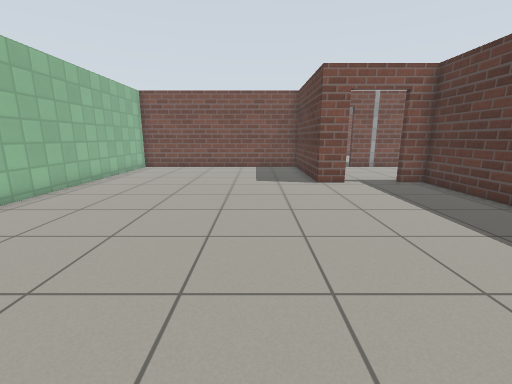
View 1 (above)

24 first-person views from a walk through a Gazebo world. The camera is 1 m above the floor, tilts 12° down and sees 90° across. The lines on the ground mark 1 m squares. The floor is counted in squares, 0.5 m on a side. Each view is taken from the middle of a square. On the plan, view 1 faces up. The plan holds only what a view shows up to about 16 squares ahead; the rest is blank. The place goes on beyond the plan. Simple patterns stand in for the simulator's built-in surfaces. Simple shapes stand in for some stock models. Surface patterns are stand-ins for the level's own textures.

View 2
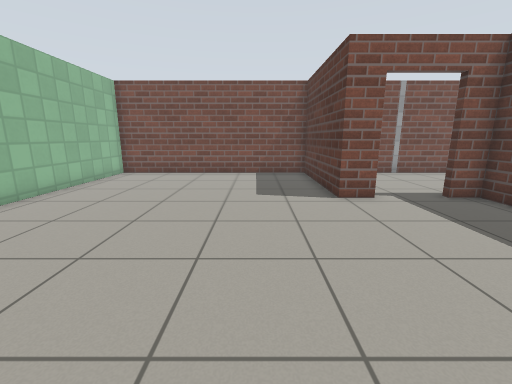

View 3
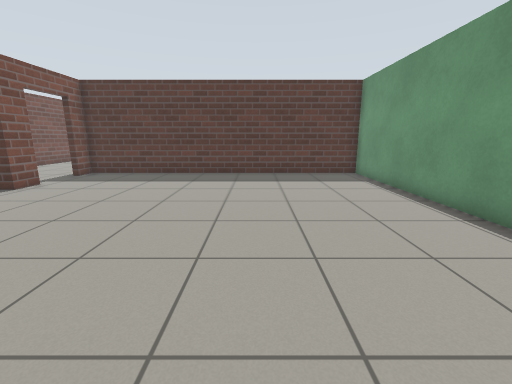

View 4
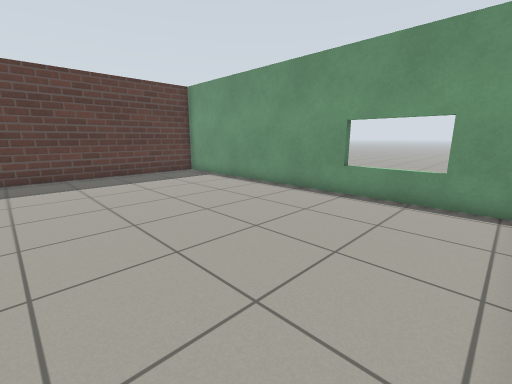

View 5
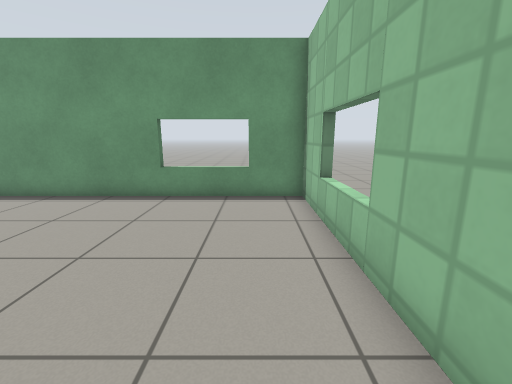

View 6
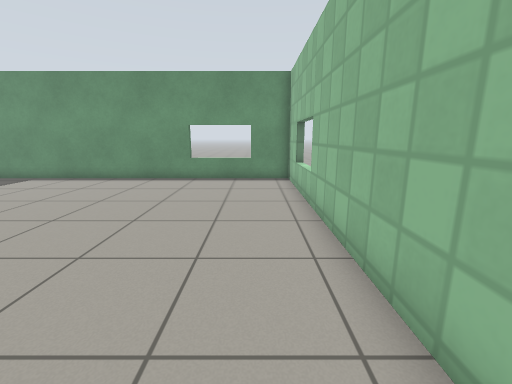

View 7
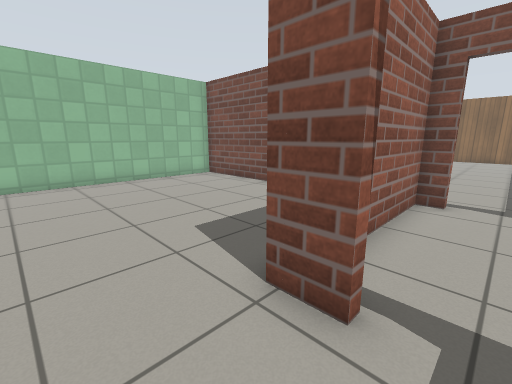

View 8
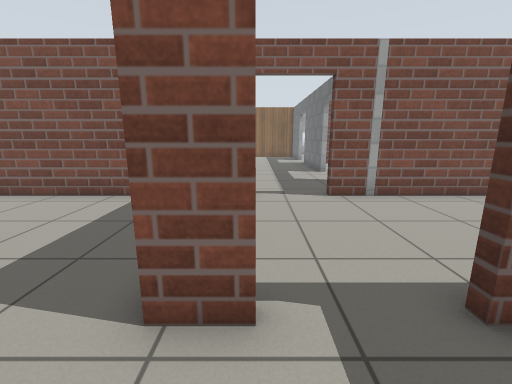

View 9
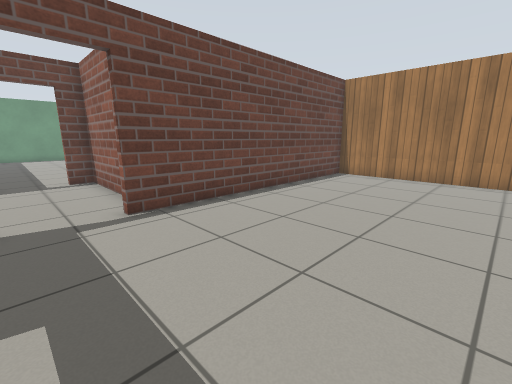

View 10
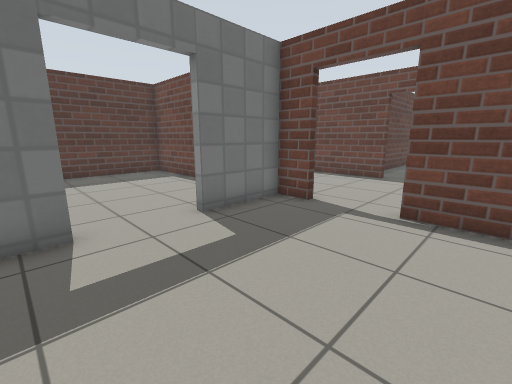

View 11
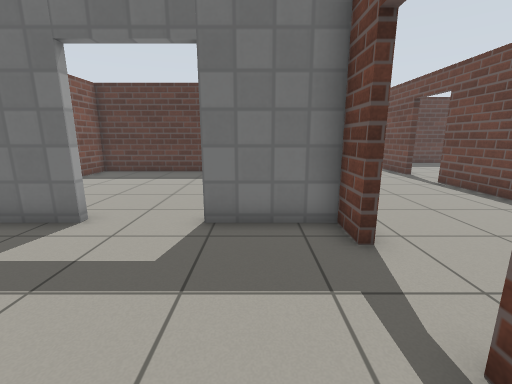

View 12
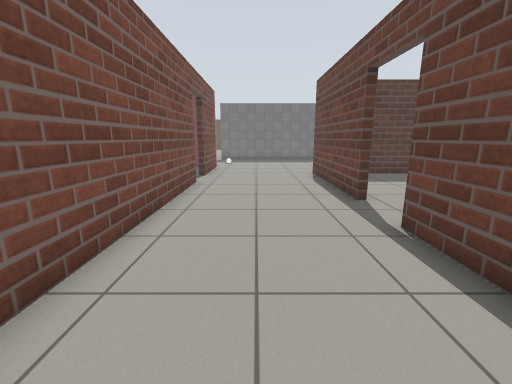

View 13
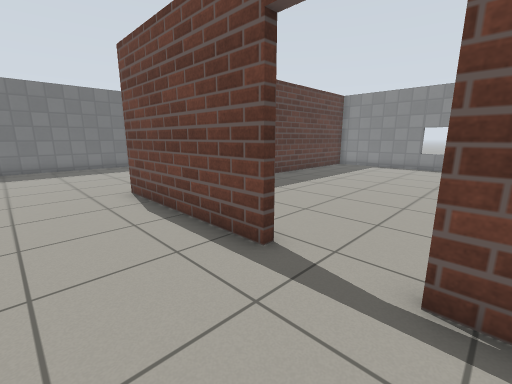

View 14
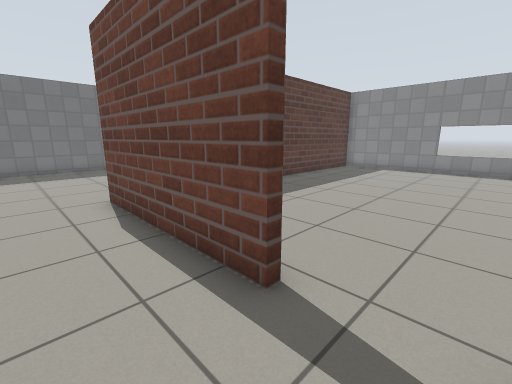

View 15
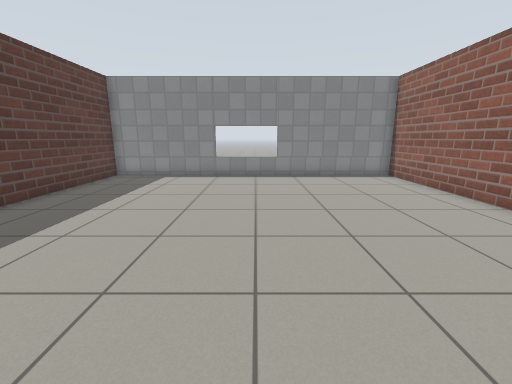

View 16
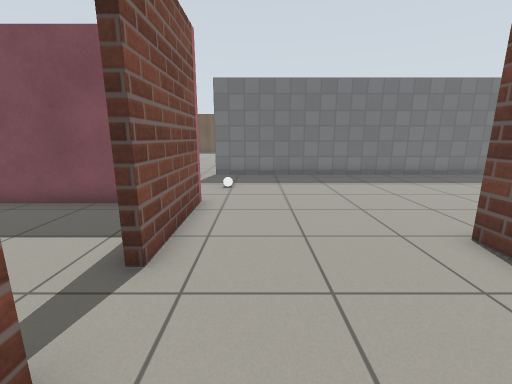

View 17
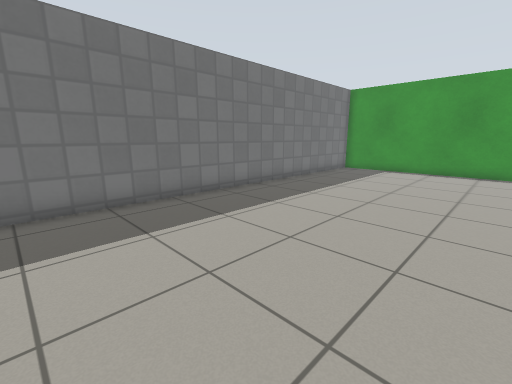

View 18
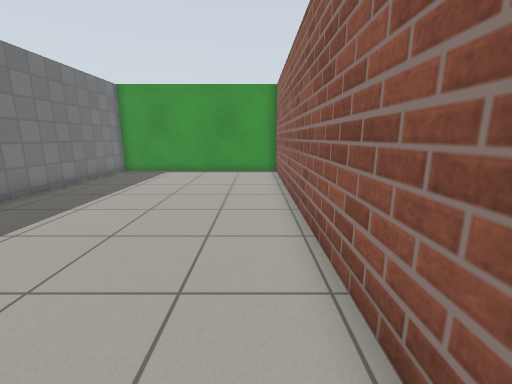

View 19
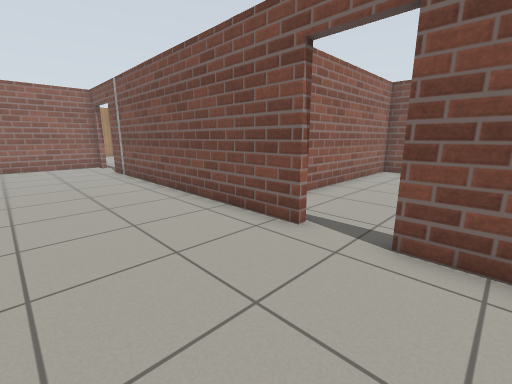

View 20
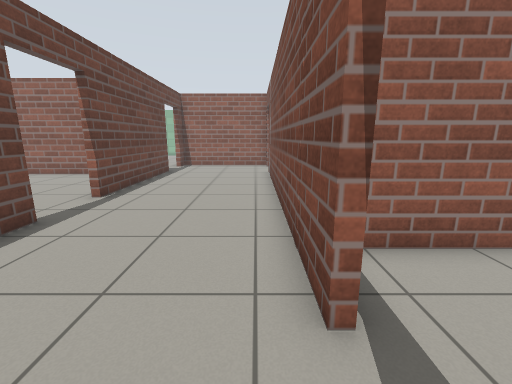

View 21
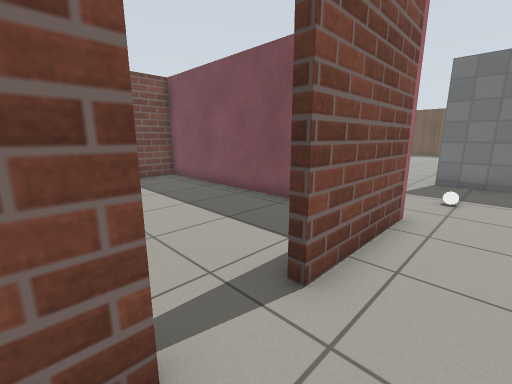

View 22
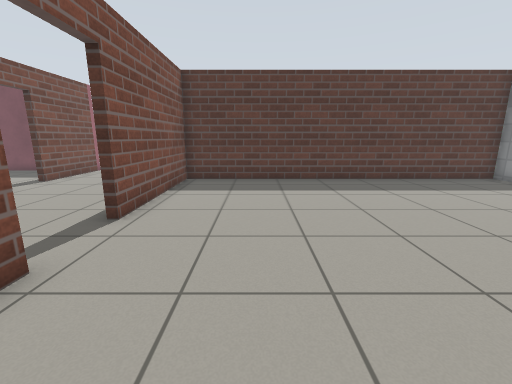

View 23
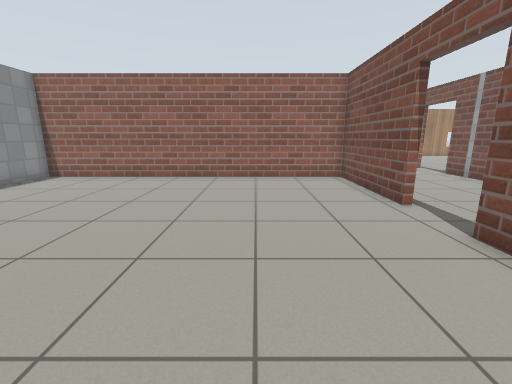

View 24
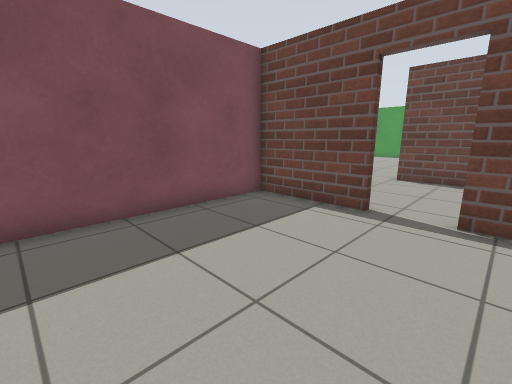

### Floor plan
Ten units are one square. View 1 is at (0, 0); x grows to the right and y downward. Boxes are objects, and circles mark ways between rooms. Rooms are numbered by the first view taken in them; rooms with no view inside come last. Other rooms are left out.
<svg viewBox="-82 -260 408 302">
<path fill="none" stroke="#000" d="M41 -114 28 -114 28 -178 -77 -178 -76 37 76 37 76 -114 65 -114M65 -181 78 -181 78 -212M78 -242 78 -255M-77 -251 -77 -181 39 -181M228 -110 228 37 321 37 321 -182M261 -178 217 -178M160 -117 229 -117M198 -178 65 -178M64 -117 136 -117M39 -178 31 -178 31 -117 40 -117M136 -114 79 -114 79 37 225 37 225 -114 160 -114M217 -181 257 -181 257 -226M188 -181 198 -181M176 -255 176 -189"/>
<rect x="285" y="-175" width="10" height="10" fill="#bbb"><title>white ball</title></rect>
<circle cx="52" cy="-116" r="3" fill="#2a7"/>
<circle cx="50" cy="-180" r="3" fill="#2a7"/>
<circle cx="148" cy="-116" r="3" fill="#2a7"/>
<circle cx="205" cy="-180" r="3" fill="#2a7"/>
<text x="-10" y="-60">1</text>
<text x="0" y="-220">2</text>
<text x="240" y="-100">3</text>
<text x="150" y="-40">4</text>
<text x="220" y="-220">5</text>
</svg>
Room 1 opens to room 3. Room 2 opens to room 3. Room 3 opens to room 4. Room 3 opens to room 5.

Where each view was taken, in squares from view 1:
view 1: 0 up, 0 right, facing up
view 2: 3 up, 0 right, facing up
view 3: 2 up, 7 left, facing right
view 4: 5 up, 7 left, facing down-right
view 5: 5 up, 6 left, facing down
view 6: 9 up, 6 left, facing down
view 7: 9 up, 5 right, facing up-left
view 8: 9 up, 4 right, facing up
view 9: 25 up, 6 right, facing down-left
view 10: 25 up, 2 right, facing down-right
view 11: 20 up, 2 right, facing right
view 12: 15 up, 8 right, facing right
view 13: 15 up, 13 right, facing down-right
view 14: 14 up, 14 right, facing down-right
view 15: 10 up, 15 right, facing down
view 16: 16 up, 18 right, facing right
view 17: 13 up, 24 right, facing down-right
view 18: 12 up, 24 right, facing down
view 19: 13 up, 23 right, facing up-left
view 20: 17 up, 22 right, facing left
view 21: 16 up, 19 right, facing up-right
view 22: 8 up, 10 right, facing right
view 23: 7 up, 21 right, facing left
view 24: 25 up, 19 right, facing down-right
